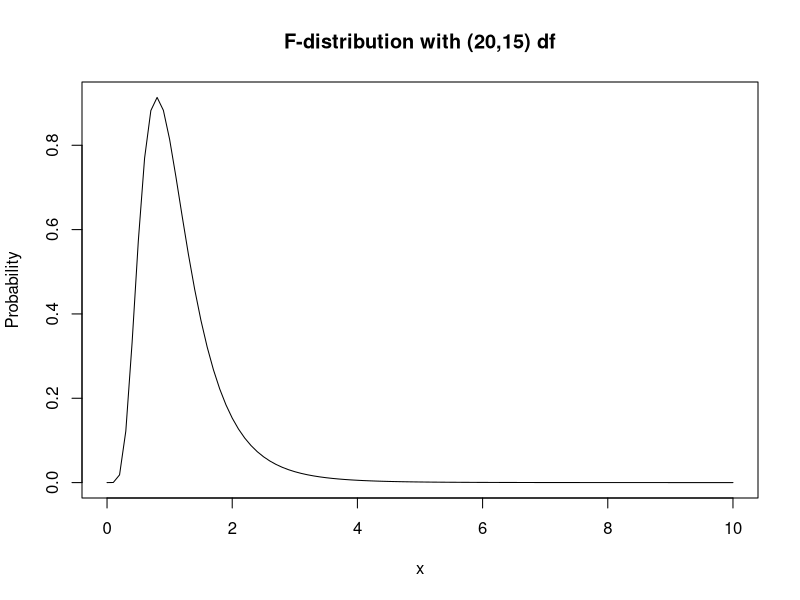

Reproduce this figure in R.
## ---- chunk 1
#The increase was significant as the 95% confidence interval did not contain .54 in its bounds.
n=2253
zalpha=qnorm(1-.05/2,0,1)

xbar=1420/2253
upperbound=xbar+zalpha*sqrt(xbar*(1-xbar)/n)
lowerbound=xbar-zalpha*sqrt(xbar*(1-xbar)/n)
c(lowerbound,upperbound)
## ---- chunk 2
n=1015
zalpha=qnorm(1-.1/2,0,1)
xbar=281/1015
xbar
upperbound=xbar+zalpha*sqrt(xbar*(1-xbar)/n)
lowerbound=xbar-zalpha*sqrt(xbar*(1-xbar)/n)
c(lowerbound,upperbound)

## ---- chunk 3
n=6
zalpha=qnorm(1-.05/2,0,1)
sigma=8
xbar=mean(c(52,69,73,88,87,56))
upperbound=xbar+zalpha*sigma/sqrt(n)
lowerbound=xbar-zalpha*sigma/sqrt(n)
c(lowerbound,upperbound)
#According to the confidence interval it is not believable that males and females metabolize methylmercury at the same rate. Because the number 80 is not in the 95% confidence interval for woman.
## ---- chunk 4
#Twain= muX  QCS=muY
#Construct 95% CI for muX-muY
alpha=.05
ybar=c(.209,.205,.196,.210,.202,.207,.224,.223,.220,.201)

xbar=c(.225,.262,.217,.240,.230,.229,.235,.217)

n=length(xbar)
m=length(ybar)

s2x=var(xbar)
s2y=var(ybar)

xbar=mean(xbar)
ybar=mean(ybar)

Sp2=((n-1)*s2x+(m-1)*s2y)/(n+m-2)
Sp2

talpha=qt(1-alpha/2,m+n-2)
lower=xbar-ybar-talpha*sqrt(Sp2)*sqrt(1/m+1/n)
upper=xbar-ybar+talpha*sqrt(Sp2)*sqrt(1/m+1/n)
c(lower,upper)
# Since the confidence interval does not contain 0 we can conclude that they are different people.
## ---- chunk 5
# Done in other PDF
## ---- chunk 6
Democ=c(22.4,24.0,38.0,45.7,21.2,17.9,38.2,33.7,23.8)
Repub=c(45.7,28.6,14.2,18.8,50.3,40.1,52.4)

n=length(Democ)
m=length(Repub)

s2x=var(Democ)
s2y=var(Repub)

xbar=mean(Democ)
ybar=mean(Repub)

theta=s2x/s2y

v=((theta+n/m)^2)/((theta^2)/(n-1)+(1/(m-1))*((n/m)^2))
v

talpha=qt(1-alpha/2,10)

lower=xbar-ybar-(talpha)*(sqrt(s2x/n+s2y/m))
upper=xbar-ybar+(talpha)*(sqrt(s2x/n+s2y/m))
c(lower,upper)
## ---- chunk 7
#Find P(1<=F<=2.5)
pf(2.5, df1=20, df2=15)-pf(1, df1=20, df2=15)
#Find P(F>=1)
1-pf(1, df1=20, df2=15)

#b
#Find 5th percentile
qf(0.05, df1=20,df2=15)
#Find 10th percentile
qf(0.1, df1=20,df2=15)
#Find 90th percentile
qf(0.9, df1=20,df2=15)
#Find 95th percentile
qf(0.95, df1=20,df2=15)
#Find 99th percentile
qf(0.99, df1=20,df2=15)

#c
#Plot the graph on the interval [0,10]
curve(df(x,20,15),0,10,main="F-distribution with (20,15) df",ylab="Probability")
